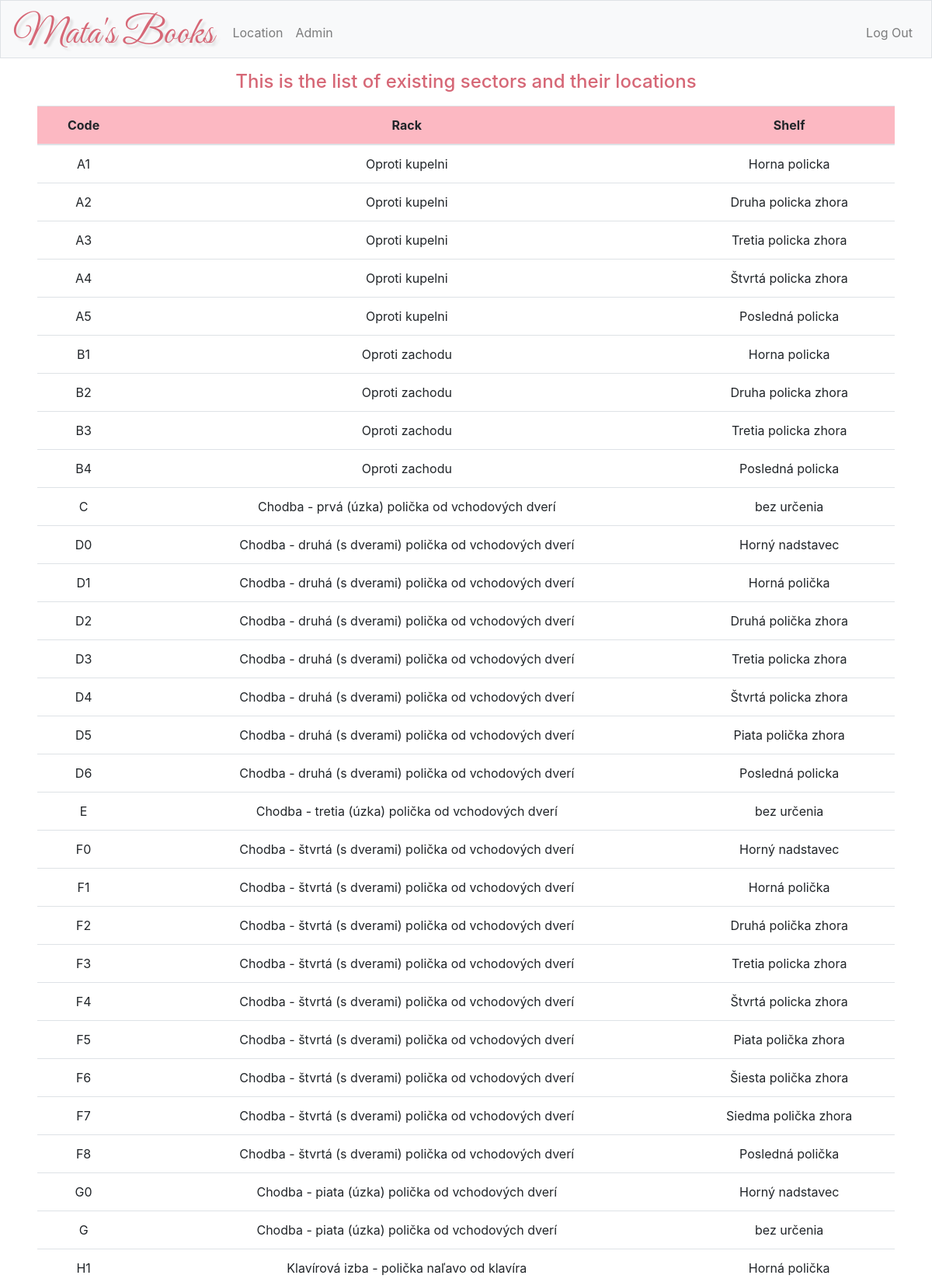
The app's page /location (signed in, upper part) with its own data.
### tables this page shows
CREATE TABLE locations (loc_id INTEGER PRIMARY KEY AUTOINCREMENT NOT NULL, code TEXT, rack TEXT, shelf TEXT);

### application.py (the view)
@app.route("/location", methods=["GET", "POST"])
@login_required
def location():
    rows = db.execute("SELECT * FROM locations")
    locations = []
    codes = []
    racks = []
    shelves = []
    row = 0
    items = len(rows)
    for row in range(items):
        code = rows[row]["code"]
        codes.append(code)
        rack = rows[row]["rack"]
        racks.append(rack)
        shelf = rows[row]["shelf"]
        shelves.append(shelf)
    return render_template("location.html", locations=locations, codes=codes, racks=racks, shelves=shelves, items=items)

### application.py (called while the page is built)
@app.after_request
def after_request(response):
    response.headers["Cache-Control"] = "no-cache, no-store, must-revalidate"
    response.headers["Expires"] = 0
    response.headers["Pragma"] = "no-cache"
    return response

### helpers.py (called while the page is built)
def login_required(f):
    @wraps(f)
    def decorated_function(*args, **kwargs):
        if session.get("user_id") is None:
            return redirect("/login")
        return f(*args, **kwargs)
    return decorated_function

### templates/location.html (shortened to what this page needs)
{% extends "layout.html" %}
{% block main %}
    <h4>
        This is the list of existing sectors and their locations
    </h4>
    <table class="table table-hover">
        <thead>
            <tr>
                <th scope="col">Code</th>
                <th scope="col">Rack</th>
                <th scope="col">Shelf</th>
            </tr>
        </thead>
        <tbody>
            {% for row in range(items) %}
            <tr>
                <td>{{ codes[row] }}</td>
                <td>{{ racks[row] }}</td>
                <td>{{ shelves[row] }}</td>
            </tr>
            {% endfor %}
        </tbody>
    </table>
{% endblock %}

### templates/layout.html (shortened to what this page needs)
<!DOCTYPE html>
<html lang="en">
    <head>
        <link href="https://maxcdn.bootstrapcdn.com/bootstrap/4.1.3/css/bootstrap.min.css" rel="stylesheet">
        <link href="/static/styles.css" rel="stylesheet">
    </head>
    <body>
        <nav class="navbar navbar-expand-md navbar-light bg-light border">
            <a class="navbar-brand" href="/"> <span class="dark-pink">Mata's Books</span></a>
            <div class="collapse navbar-collapse" id="navbar">
                {% if session.user_id %}
                    <ul class="navbar-nav mr-auto mt-2">
                        <li class="nav-item"><a class="nav-link" href="/location">Location</a></li>
                        <li class="nav-item"><a class="nav-link" href="/admin">Admin</a></li>
                    </ul>
                    <ul class="navbar-nav ml-auto mt-2">
                        <li class="nav-item"><a class="nav-link" href="/logout">Log Out</a></li>
                    </ul>
                {% else %}
                    <ul class="navbar-nav ml-auto mt-2">
                        <li class="nav-item"><a class="nav-link" href="/register">Register</a></li>
                        <li class="nav-item"><a class="nav-link" href="/login">Log In</a></li>
                    </ul>
                {% endif %}
            </div>
        </nav>
        <main class="container p-5">
            {% block main %}{% endblock %}
        </main>
    </body>
</html>

### static/styles.css (style rules this page uses)
nav .navbar-brand { font: 50px/0.7 'Great Vibes', Helvetica, sans-serif; color: #d66776; text-shadow: 4px 4px 3px rgba(0,0,0,0.1); }
nav .navbar-brand .dark-pink { color: #d66776; margin-top: 12px; display: inline-block; }
main { overflow-x: auto; text-align: center; }
.container.p-5 { max-width: 1950px; padding-top: 1rem !important; }
table { table-layout: auto; width: 300px; }
::placeholder { color: black; }
.table-striped > tbody > tr:nth-child(2n+1) > td, .table-hover > thead > tr:nth-child(2n+1) > th { background-color: #fcb8c2; font-weight: bold; }
h4 { color: #d66776; }

### records on screen
locations: code "A1", rack "Oproti kupelni", shelf "Horna policka"
locations: code "A2", rack "Oproti kupelni", shelf "Druha policka zhora"
locations: code "A3", rack "Oproti kupelni", shelf "Tretia policka zhora"
locations: code "A4", rack "Oproti kupelni", shelf "Štvrtá policka zhora"
locations: code "A5", rack "Oproti kupelni", shelf "Posledná policka"
locations: code "B1", rack "Oproti zachodu", shelf "Horna policka"
locations: code "B2", rack "Oproti zachodu", shelf "Druha policka zhora"
locations: code "B3", rack "Oproti zachodu", shelf "Tretia policka zhora"
locations: code "B4", rack "Oproti zachodu", shelf "Posledná policka"
locations: rack "Chodba - prvá (úzka) polička od vchodových dverí", shelf "bez určenia"
locations: code "D0", rack "Chodba - druhá (s dverami) polička od vchodových dverí", shelf "Horný nadstavec"
locations: code "D1", rack "Chodba - druhá (s dverami) polička od vchodových dverí", shelf "Horná polička"
locations: code "D2", rack "Chodba - druhá (s dverami) polička od vchodových dverí", shelf "Druhá polička zhora"
locations: code "D3", rack "Chodba - druhá (s dverami) polička od vchodových dverí", shelf "Tretia policka zhora"
locations: code "D4", rack "Chodba - druhá (s dverami) polička od vchodových dverí", shelf "Štvrtá policka zhora"
locations: code "D5", rack "Chodba - druhá (s dverami) polička od vchodových dverí", shelf "Piata polička zhora"
locations: code "D6", rack "Chodba - druhá (s dverami) polička od vchodových dverí", shelf "Posledná policka"
locations: rack "Chodba - tretia (úzka) polička od vchodových dverí", shelf "bez určenia"
locations: code "F0", rack "Chodba - štvrtá (s dverami) polička od vchodových dverí", shelf "Horný nadstavec"
locations: code "F1", rack "Chodba - štvrtá (s dverami) polička od vchodových dverí", shelf "Horná polička"
locations: code "F2", rack "Chodba - štvrtá (s dverami) polička od vchodových dverí", shelf "Druhá polička zhora"
locations: code "F3", rack "Chodba - štvrtá (s dverami) polička od vchodových dverí", shelf "Tretia policka zhora"
locations: code "F4", rack "Chodba - štvrtá (s dverami) polička od vchodových dverí", shelf "Štvrtá policka zhora"
locations: code "F5", rack "Chodba - štvrtá (s dverami) polička od vchodových dverí", shelf "Piata polička zhora"
locations: code "F6", rack "Chodba - štvrtá (s dverami) polička od vchodových dverí", shelf "Šiesta polička zhora"
locations: code "F7", rack "Chodba - štvrtá (s dverami) polička od vchodových dverí", shelf "Siedma polička zhora"
locations: code "F8", rack "Chodba - štvrtá (s dverami) polička od vchodových dverí", shelf "Posledná polička"
locations: code "G0", rack "Chodba - piata (úzka) polička od vchodových dverí", shelf "Horný nadstavec"
locations: rack "Chodba - piata (úzka) polička od vchodových dverí", shelf "bez určenia"
locations: code "H1", rack "Klavírová izba - polička naľavo od klavíra", shelf "Horná polička"

### other values on screen
{{ codes[row] }} "C" "E" "G"
